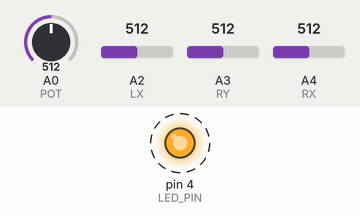
A sketch run on a simulated Arduino Uno, built with avr-gcc and run on an emulated ATmega328P. On the bench: output pins drawn as LEDs (lit = HIGH). Dashed ring = blinking. The test bench sets the inputs (shaded band); at power-on: A4 (RX) = 512, A0 (POT) = 512, A2 (LX) = 512, A3 (RY) = 512. No radio packets arrive unless stated; what the sketch prints to the serial monitor is not drawn.

Above: at 0.88 s.
1.3 s: A4 (RX) set to 294
4.3 s: A4 (RX) set to 264
Timing chart, 0 to 13.3 s (numbered marks = the images above; inputs shaded):
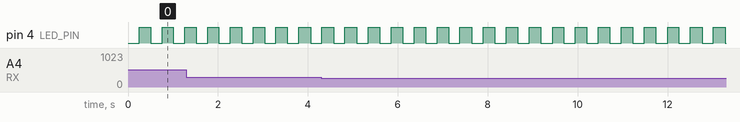

Measured:
- by itself, pin 4 (LED_PIN): alternates HIGH for 0.26 s and LOW for 0.26 s

The sketch:

transmitter.ino
```cpp
#include <SPI.h>
#include <RF24.h>
#include <nRF24L01.h>

#define LED_PIN   4
#define POT       A0
#define LY        A1
#define LX        A2
#define RY        A3
#define RX        A4

#define SERVO_CENTER 90
#define RUDDER_RANGE 35
#define ELEVATOR_RANGE 25
#define AELERON_RANGE 20

#define LED_INTERVAL 250

unsigned long prev = 0;
unsigned long curr = 0;
bool led_state = false;

RF24 radio(9, 8);
const byte address[10] = "ADDRESS01";

byte data[7];
byte checksum = 0;

byte throttle = 0;
byte rudder = 0;
byte elevator = 0;
byte leftAel = 0;
byte rightAel = 0;

static int serial_putc(char c, FILE *stream)
{
  return Serial.write(c);
}

static FILE *serial_stream;

void setup()
{
  Serial.begin(9600);
  serial_stream = fdevopen(serial_putc, NULL);
  stdout = serial_stream;
  while(!Serial)
  {

  }
  Serial.print("Begin: ");
  Serial.println(radio.begin() ? "Success!" : "Fail!");
  // radio.printDetails();
  radio.setCRCLength(RF24_CRC_16);
  radio.setChannel(108);
  radio.setRetries(15, 10);
  radio.openWritingPipe(address);
  radio.setPALevel(RF24_PA_MAX);
  radio.setPayloadSize(7);
  radio.stopListening();

  pinMode(POT, INPUT);
  pinMode(LX, INPUT);
  pinMode(LY, INPUT);
  pinMode(RX, INPUT);
  pinMode(RY, INPUT);
  pinMode(LED_PIN, OUTPUT);

  for(int i=0; i<6; i++)
  {
    data[i] = 0;
  }

  // digitalWrite(LED_PIN, 1);

}

void loop()
{

  throttle = map(analogRead(POT), 0, 1023, 0, 180);
  rudder = map(analogRead(LX), 0, 1023, SERVO_CENTER + RUDDER_RANGE, SERVO_CENTER - RUDDER_RANGE);
  elevator = map(analogRead(RY), 0, 1023, SERVO_CENTER - ELEVATOR_RANGE, SERVO_CENTER + ELEVATOR_RANGE);
  int aeleronStick = analogRead(RX);
  leftAel = map(aeleronStick, 0, 1023, SERVO_CENTER + AELERON_RANGE, SERVO_CENTER - AELERON_RANGE);
  rightAel = map(aeleronStick, 0, 1023, SERVO_CENTER + AELERON_RANGE, SERVO_CENTER - AELERON_RANGE);
  Serial.print((int)leftAel);
  Serial.print(", ");
  Serial.println((int)rightAel);

  curr = millis();
  // Serial.println(led_state);
  if(curr - prev >= LED_INTERVAL)
  {
    led_state = !led_state;
    digitalWrite(LED_PIN, led_state);
    prev = curr;
  }

  data[0] = throttle;
  data[1] = elevator;
  data[2] = rudder;
  data[3] = leftAel;
  data[4] = rightAel;
  data[5] = led_state;

  checksum = 0;

  for(int i=0; i<6; i++)
  {
    checksum += data[i];
  }

  data[6] = checksum;
  radio.write(&data, sizeof(data));

  delay(5);
}
```
